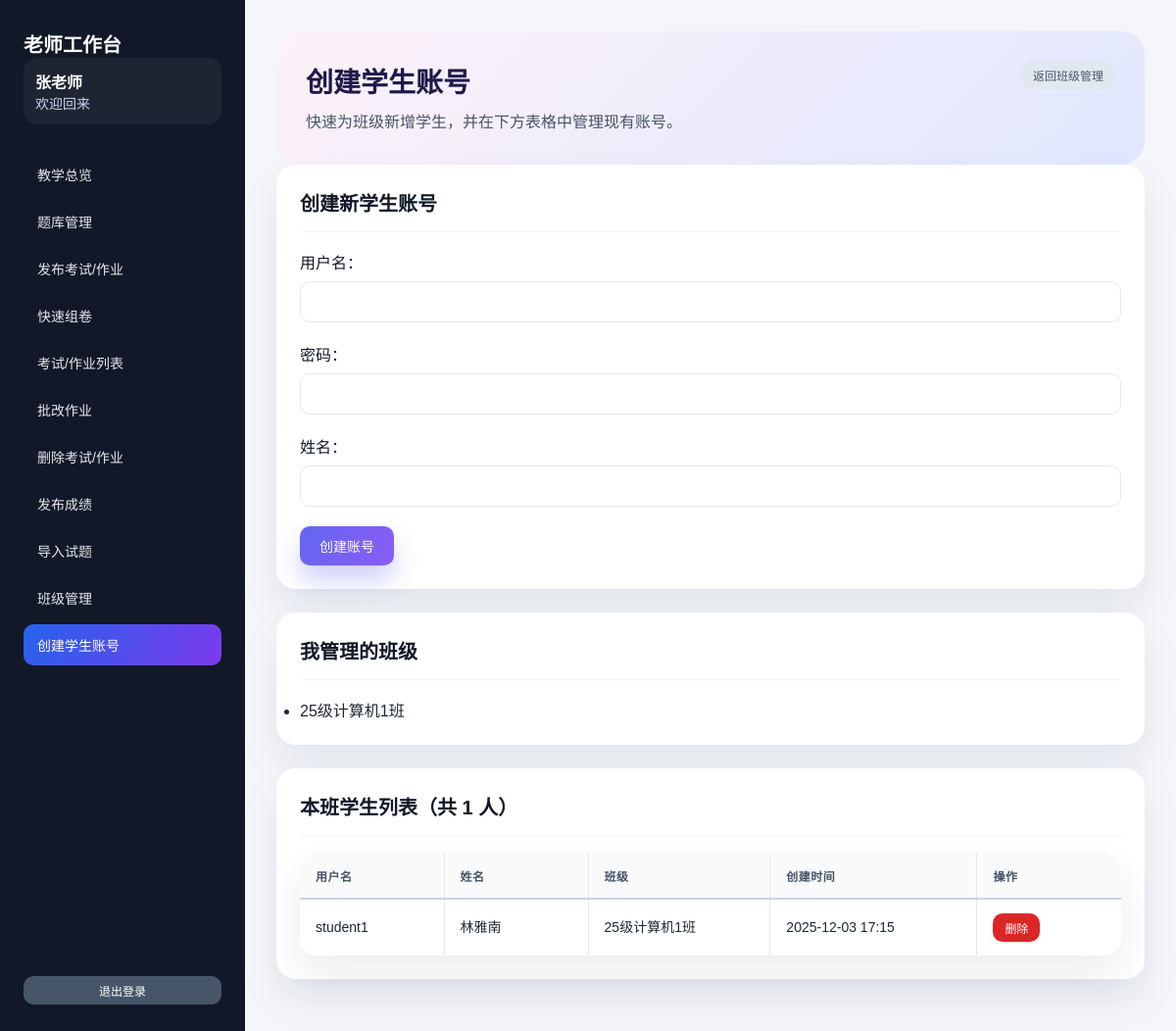
The app's page /teacher/create_student.php (signed in) with its own data.
### tables this page shows
CREATE TABLE `users` (
  `id` int(11) NOT NULL AUTO_INCREMENT,
  `username` varchar(50) NOT NULL,
  `password` varchar(255) NOT NULL,
  `name` varchar(50) NOT NULL,
  `role` enum('admin','teacher','student') NOT NULL DEFAULT 'student',
  `class_id` int(11) DEFAULT NULL COMMENT '班级ID，学生所属班级',
  `teacher_id` int(11) DEFAULT NULL COMMENT '创建该学生的老师ID',
  `created_by` int(11) DEFAULT NULL COMMENT '创建者ID',
  `created_at` datetime DEFAULT CURRENT_TIMESTAMP,
  PRIMARY KEY (`id`),
  UNIQUE KEY `username` (`username`),
  KEY `teacher_id` (`teacher_id`),
  KEY `created_by` (`created_by`),
  CONSTRAINT `users_ibfk_1` FOREIGN KEY (`teacher_id`) REFERENCES `users` (`id`) ON DELETE SET NULL,
  CONSTRAINT `users_ibfk_2` FOREIGN KEY (`created_by`) REFERENCES `users` (`id`) ON DELETE SET NULL
);

CREATE TABLE `classes` (
  `id` int(11) NOT NULL AUTO_INCREMENT,
  `name` varchar(100) NOT NULL COMMENT '班级名称',
  `description` text COMMENT '班级描述',
  `created_at` datetime DEFAULT CURRENT_TIMESTAMP,
  PRIMARY KEY (`id`)
);

### config.php (called while the page is built, shortened)
<?php
function getDB() {
    static $pdo = null;
    if ($pdo === null) {
        try {
            $dsn = "mysql:host=" . DB_HOST . ";dbname=" . DB_NAME . ";charset=" . DB_CHARSET;
            $pdo = new PDO($dsn, DB_USER, DB_PASS);
            $pdo->setAttribute(PDO::ATTR_ERRMODE, PDO::ERRMODE_EXCEPTION);
            $pdo->setAttribute(PDO::ATTR_DEFAULT_FETCH_MODE, PDO::FETCH_ASSOC);
        } catch(PDOException $e) {
            die("数据库连接失败: " . $e->getMessage());
        }
    }
    return $pdo;
}
function getCurrentUser() {
    $pdo = getDB();
    $stmt = $pdo->prepare("SELECT * FROM users WHERE id = ?");
    $stmt->execute([$_SESSION['user_id']]);
    return $stmt->fetch();
}
?>

### teacher/create_student.php (the view, shortened to what this page needs)
<?php
require_once '../config.php';
require_once 'teacher_sidebar.php';
$pdo = getDB();
$user = getCurrentUser();
$teacherClasses = $pdo->prepare("SELECT c.* FROM classes c
                                INNER JOIN teacher_classes tc ON c.id = tc.class_id
                                WHERE tc.teacher_id = ?");
$teacherClasses->execute([$_SESSION['user_id']]);
$teacherClasses = $teacherClasses->fetchAll();
$classIds = array_column($teacherClasses, 'id');
if (empty($classIds)) {
    $students = [];
} else {
    $placeholders = implode(',', array_fill(0, count($classIds), '?'));
    $students = $pdo->prepare("SELECT u.*, c.name as class_name FROM users u
                              LEFT JOIN classes c ON u.class_id = c.id
                              WHERE u.class_id IN ($placeholders) AND u.role = 'student'
                              ORDER BY u.created_at DESC");
    $students->execute($classIds);
    $students = $students->fetchAll();
}
?>
<!DOCTYPE html>
<html lang="zh-CN">
<head>
    <link rel="stylesheet" href="../style.css">
</head>
<body>
    <div class="app-shell">
        <?php renderTeacherSidebar('students', $user); ?>
        <main class="app-content">
            <section class="page-hero">
                <div>
                    <h1>创建学生账号</h1>
                    <p>快速为班级新增学生，并在下方表格中管理现有账号。</p>
                </div>
                <div>
                    <a href="manage_classes.php" class="btn btn-muted btn-small">返回班级管理</a>
                </div>
            </section>
            <div class="card">
                <div class="card-header">
                    <h2>创建新学生账号</h2>
                </div>
                <form method="POST">
                    <div class="form-group">
                        <label>用户名：</label>
                        <input type="text" name="username" required autofocus>
                    </div>
                    <div class="form-group">
                        <label>密码：</label>
                        <input type="password" name="password" required>
                    </div>
                    <div class="form-group">
                        <label>姓名：</label>
                        <input type="text" name="name" required>
                    </div>
                    <button type="submit" class="btn btn-primary">创建账号</button>
                </form>
            </div>
            <?php if (empty($teacherClasses)): ?>
                <div class="card">
                    <div class="info-message">
                        <p>⚠️ 您还没有被分配到任何班级，请联系超级管理员为您分配班级。</p>
                        <p>创建的学生账号将无法自动分配到班级。</p>
                    </div>
                </div>
            <?php else: ?>
                <div class="card">
                    <div class="card-header">
                        <h2>我管理的班级</h2>
                    </div>
                    <ul>
                        <?php foreach ($teacherClasses as $tc): ?>
                            <li><?php echo htmlspecialchars($tc['name']); ?></li>
                        <?php endforeach; ?>
                    </ul>
                </div>
            <?php endif; ?>
            <div class="card">
                <div class="card-header">
                    <h2>本班学生列表（共 <?php echo count($students); ?> 人）</h2>
                </div>
                <div class="table-wrapper">
                    <table>
                        <thead>
                            <tr>
                                <th>用户名</th>
                                <th>姓名</th>
                                <th>班级</th>
                                <th>创建时间</th>
                                <th>操作</th>
                            </tr>
                        </thead>
                        <tbody>
                            <?php if (empty($students)): ?>
                                <tr>
                                    <td colspan="5" style="text-align: center; color: #94a3b8;">暂无学生</td>
                                </tr>
                            <?php else: ?>
                                <?php foreach ($students as $student): ?>
                                    <tr>
                                        <td><?php echo htmlspecialchars($student['username']); ?></td>
                                        <td><?php echo htmlspecialchars($student['name']); ?></td>
                                        <td><?php echo htmlspecialchars($student['class_name'] ?? '未分配'); ?></td>
                                        <td><?php echo date('Y-m-d H:i', strtotime($student['created_at'])); ?></td>
                                        <td>
                                            <form method="POST" onsubmit="return confirm('确定要删除学生「<?php echo htmlspecialchars($student['name']); ?>」吗？\n\n此操作不可恢复！');">
                                                <button type="submit" name="delete_student" class="btn btn-danger btn-small">删除</button>
                                            </form>
                                        </td>
                                    </tr>
                                <?php endforeach; ?>
                            <?php endif; ?>
                        </tbody>
                    </table>
                </div>
            </div>
        </main>
    </div>
</body>
</html>

### teacher/teacher_sidebar.php (shortened to what this page needs)
<?php
function renderTeacherSidebar($activeKey = 'dashboard', $user = null) {
    $menu = [
        'dashboard' => ['label' => '教学总览', 'href' => 'index.php'],
        'question_bank' => ['label' => '题库管理', 'href' => 'question_bank.php'],
        'create_exam' => ['label' => '发布考试/作业', 'href' => 'create_exam.php'],
        'quick_generate' => ['label' => '快速组卷', 'href' => 'quick_generate_exam.php'],
        'exam_list' => ['label' => '考试/作业列表', 'href' => 'exam_list.php'],
        'grade' => ['label' => '批改作业', 'href' => 'grade_exam.php'],
        'delete' => ['label' => '删除考试/作业', 'href' => 'delete_exam.php'],
        'publish_score' => ['label' => '发布成绩', 'href' => 'publish_score.php'],
        'import' => ['label' => '导入试题', 'href' => 'import_exam.php'],
        'classes' => ['label' => '班级管理', 'href' => 'manage_classes.php'],
        'students' => ['label' => '创建学生账号', 'href' => 'create_student.php'],
    ];
    $userName = $user ? htmlspecialchars($user['name']) : '老师';
    ?>
    <aside class="app-sidebar" id="app-sidebar">
        <div>
            <div class="sidebar-brand">老师工作台</div>
            <div class="sidebar-user">
                <strong><?php echo $userName; ?></strong>
                <span>欢迎回来</span>
            </div>
        </div>
        <nav class="sidebar-menu">
            <?php foreach ($menu as $key => $item): ?>
                <a href="<?php echo $item['href']; ?>" class="<?php echo $key === $activeKey ? 'active' : ''; ?>" onclick="closeMobileMenu()">
                    <?php echo htmlspecialchars($item['label']); ?>
                </a>
            <?php endforeach; ?>
        </nav>
        <a href="logout.php" class="btn btn-secondary btn-small" onclick="closeMobileMenu()">退出登录</a>
    </aside>
    <?php
}

### style.css (style rules this page uses)
* { margin: 0; padding: 0; box-sizing: border-box; }
body { font-family: 'Microsoft YaHei', Arial, sans-serif; background: #f4f6fb; min-height: 100vh; color: #1f2933; }
.app-shell { display: flex; min-height: 100vh; }
.app-sidebar { width: 250px; background: #111827; color: white; display: flex; flex-direction: column; padding: 30px 24px; gap: 30px; }
.sidebar-brand { font-size: 20px; font-weight: 600; }
.sidebar-user { background: rgba(255,255,255,0.05); border-radius: 14px; padding: 12px; }
.sidebar-user span { display: block; font-size: 14px; color: #cbd5f5; }
.sidebar-menu { display: flex; flex-direction: column; gap: 6px; flex: 1; }
.sidebar-menu a { color: #e5e7eb; padding: 11px 14px; border-radius: 10px; text-decoration: none; transition: background 0.2s, transform 0.2s; font-size: 14px; }
.sidebar-menu a.active { background: linear-gradient(120deg, #2563eb, #7c3aed); color: #fff; }
.app-content { flex: 1; padding: 32px; }
.page-hero { background: linear-gradient(135deg, #fdf2f8, #e0e7ff); border-radius: 24px; padding: 30px; display: flex; justify-content: space-between; gap: 40px; align-items: flex-start; }
.page-hero h1 { font-size: 28px; color: #1e1b4b; margin-bottom: 10px; }
.page-hero p { color: #475569; line-height: 1.6; }
.form-group { margin-bottom: 20px; }
.form-group label { display: block; margin-bottom: 8px; color: #111827; font-weight: 500; }
.form-group input, .form-group textarea, .form-group select { width: 100%; padding: 12px; border: 1px solid #e2e8f0; border-radius: 10px; font-size: 14px; font-family: inherit; background: #fff; }
.btn { padding: 10px 20px; border: none; border-radius: 10px; cursor: pointer; font-size: 14px; transition: all 0.3s; text-decoration: none; display: inline-block; text-align: center; font-weight: 500; }
.btn-primary { background: linear-gradient(120deg, #6366f1, #8b5cf6); color: white; box-shadow: 0 15px 25px rgba(99, 102, 241, 0.3); }
.btn-danger { background: #dc2626; color: white; }
.btn-secondary { background: #475569; color: white; }
.btn-muted { background: #e2e8f0; color: #475569; }
.btn-small { padding: 6px 12px; font-size: 12px; }
.card { background: white; border-radius: 20px; padding: 24px; margin-bottom: 24px; box-shadow: 0 20px 40px rgba(15, 23, 42, 0.08); }
.card-header { border-bottom: 1px solid #f1f5f9; padding-bottom: 15px; margin-bottom: 18px; }
.card-header h2 { color: #111827; font-size: 20px; }
.table-wrapper { background: white; border-radius: 18px; box-shadow: 0 20px 40px rgba(15, 23, 42, 0.08); overflow: hidden; position: relative; }
table { width: 100%; border-collapse: collapse; border-spacing: 0; table-layout: auto; }
table th, table td { padding: 14px 16px; border-right: 1px solid #e2e8f0; border-bottom: 1px solid #e2e8f0; text-align: left; vertical-align: middle; box-sizing: border-box; margin: 0; }
table th:last-child, table td:last-child { border-right: none; }
table tr:last-child td { border-bottom: none; }
table th { background: #f8fafc; font-size: 12px; letter-spacing: 0.04em; color: #475569; text-transform: uppercase; font-weight: 600; white-space: nowrap; border-bottom: 2px solid #cbd5e1; }
table td { word-break: break-word; font-size: 14px; line-height: 1.5; background: white; }
table th:nth-child(1), table td:nth-child(1) { min-width: 100px; max-width: 150px; }
table th:nth-child(2), table td:nth-child(2) { min-width: 100px; max-width: 150px; }
table th:nth-child(3), table td:nth-child(3) { min-width: 120px; max-width: 180px; text-align: left; }
table th:nth-child(4), table td:nth-child(4) { min-width: 120px; max-width: 180px; text-align: left; }
table th:nth-child(5), table td:nth-child(5) { min-width: 150px; max-width: 200px; text-align: left; }
table th:last-child, table td:last-child { min-width: 100px; white-space: nowrap; text-align: left; }

### records on screen
users: name "张老师"
classes: name "25级计算机1班"
users: username "student1", name "林雅南", class.name "25级计算机1班", created_at "2025-12-03 17:15"

### other values on screen
$item['label'] "教学总览"
$item['label'] "题库管理"
$item['label'] "发布考试/作业"
$item['label'] "快速组卷"
$item['label'] "考试/作业列表"
$item['label'] "批改作业"
$item['label'] "删除考试/作业"
$item['label'] "发布成绩"
$item['label'] "导入试题"
$item['label'] "班级管理"
$item['label'] "创建学生账号"
count($students) "1"
